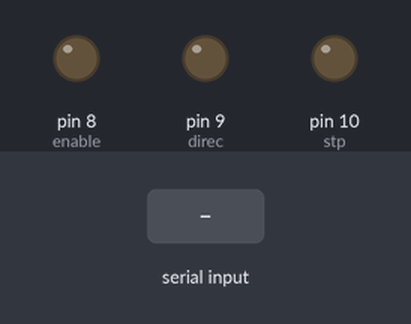
The sketch below on a simulated Arduino Uno, built with avr-gcc and run on an emulated ATmega328P. Shown: output pins drawn as LEDs (lit = HIGH). Dashed ring = blinking. The test bench sets the inputs (shaded band). What the sketch prints to the serial monitor is not drawn.

Above: at 1.2 s.
1.3 s: "90,45\n" received over Serial
At 2.47 s:
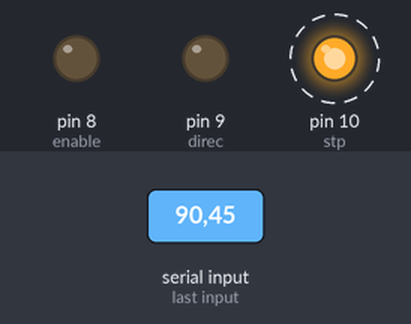
4.3 s: "5\n" received over Serial
At 6.5 s:
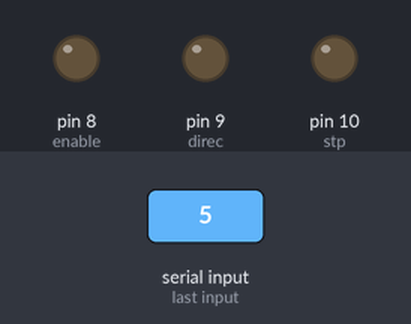
6.8 s: "90\n" received over Serial
At 8.29 s:
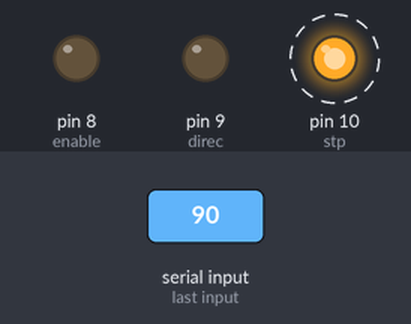
9.8 s: "200\n" received over Serial
At 11.29 s:
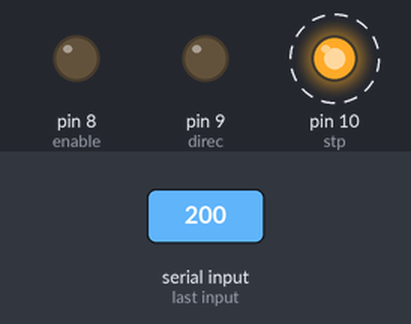
Timing chart, 0 to 13.8 s (numbered marks = the images above; inputs shaded):
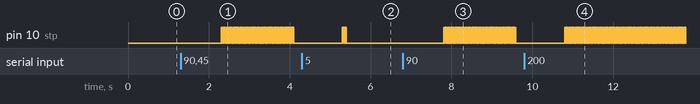

Measured:
- after the input at 1.3 s, pin 10 (stp): alternates HIGH for 0.01 s and LOW for 0.01 s, starting after 1.0 s
- after the input at 4.3 s, pin 10 (stp): alternates HIGH for 0.01 s and LOW for 0.01 s, 10 changes in all, then stays LOW, starting after 1.0 s
- after the input at 6.8 s, pin 10 (stp): alternates HIGH for 0.01 s and LOW for 0.01 s, starting after 1.0 s
- after the input at 9.8 s, pin 10 (stp): alternates HIGH for 0.01 s and LOW for 0.01 s, starting after 1.0 s

The sketch:

ComunArduino2_ino.ino
```cpp
#define Calibrando 1
#define Fin 0

int enable=8;
int direc=9;
int stp=10;
int led=13;
int fin=2;
unsigned long PasosRealizados;
int t=10 ;
unsigned long PasosEnviados;
String readString;

void setup() {
  pinMode(enable,OUTPUT);
  pinMode(stp,OUTPUT);
  pinMode(direc,OUTPUT);
  pinMode(fin,INPUT_PULLUP);
  digitalWrite(enable,LOW);
  digitalWrite(direc,LOW);
  Serial.begin(9600);

}
void loop() {
int estado=Calibrando;
  switch (estado) {
     case Calibrando:
         while(!Serial.available()) {}
       // serial read section
          while ((Serial.available()) )
         {
          if (Serial.available() >0)
         {
        readString = Serial.readString();
         }
         }
        if (readString.length() >=0)
         {
        Serial.print("\t PasosEnviados= ");
        Serial.println(readString);
        PasosEnviados=readString.toInt();
       // pasos=300;
         }

      for (int i=0; i < PasosEnviados; i++){
      digitalWrite(stp,HIGH);
      delay(t);
      digitalWrite(stp,LOW);
      delay(t);
      PasosRealizados=PasosRealizados+1;}
       Serial.print("dT=");
       Serial.print(2*t);
       Serial.print("\t PasosRealizados=");
       Serial.print(PasosRealizados);
       Serial.print("\nFIN");
       estado=Fin;
       break;
     case Fin:

       break;

}
}
```
